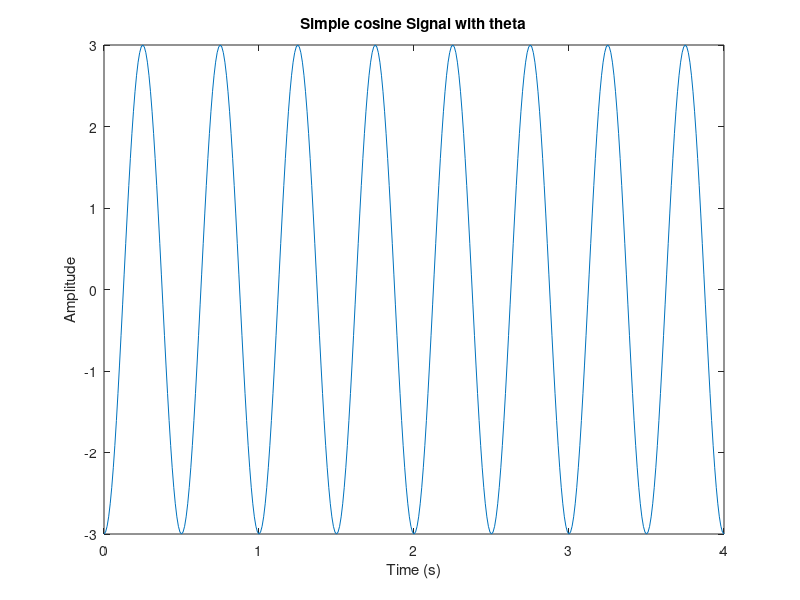

Write MATLAB code to recreate this figure.
A = 3;
f = 2;
duration = 4;
Fs = 100;
theta = pi;

t = 0: 1/Fs: duration;
x = A*cos(2*pi*f*t + theta);
plot(t, x);
xlabel('Time (s)');
ylabel('Amplitude');
title('Simple cosine Signal with theta');